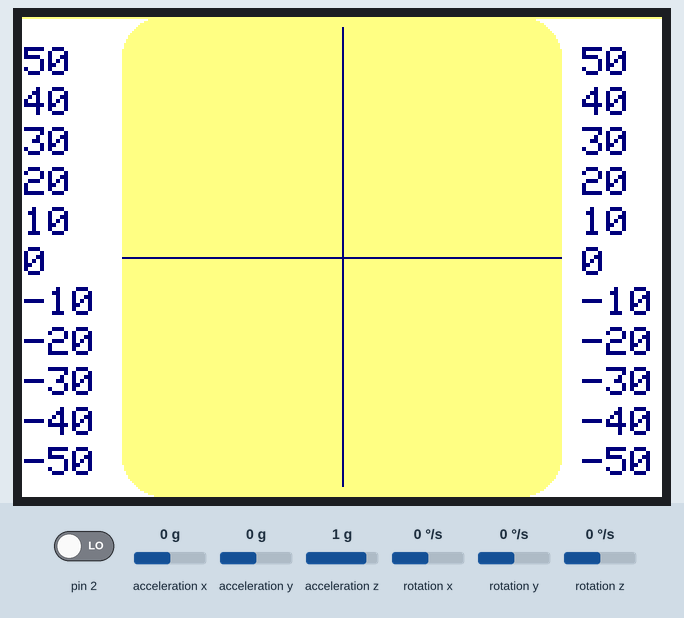
A sketch run on a simulated Arduino Uno, built with avr-gcc and run on an emulated ATmega328P. On the bench: 320×240 colour display. Inputs (shaded band) come from the test bench; at power-on: acceleration x 0 g, rotation z 0 °/s, acceleration z 1 g, acceleration y 0 g, pin 2 LOW, rotation x 0 °/s, rotation y 0 °/s. The sensor or clock chip raises its interrupt line as the real part does.

Above: at 3.9 s.
4.0 s: acceleration x set to -1.4 g
At 4.6 s:
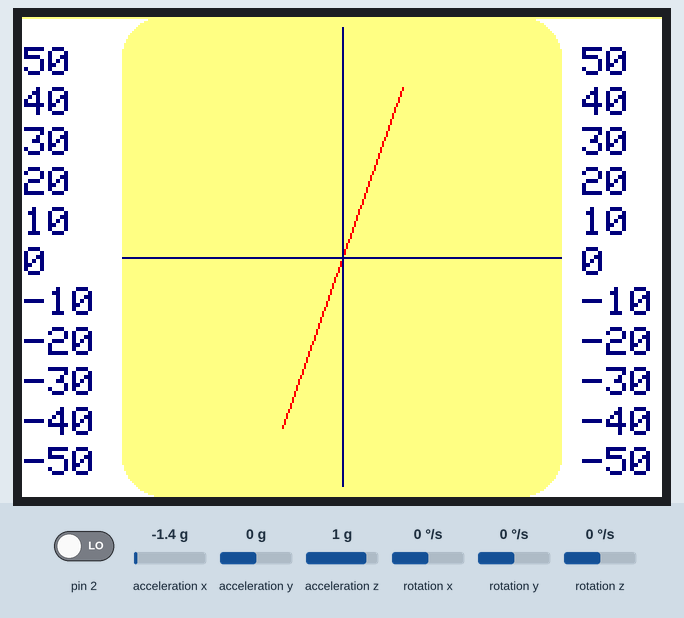
5.5 s: rotation z set to -192 °/s
At 5.76 s:
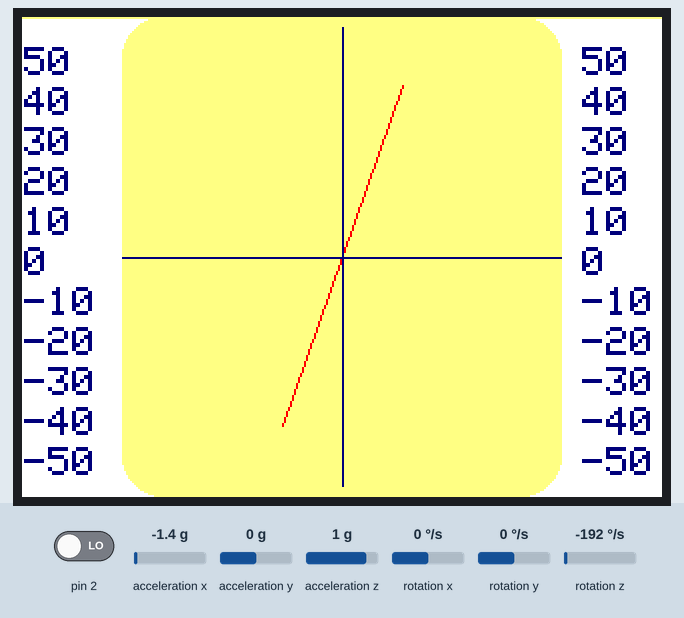
7.1 s: acceleration z set to -1.4 g
At 8.1 s:
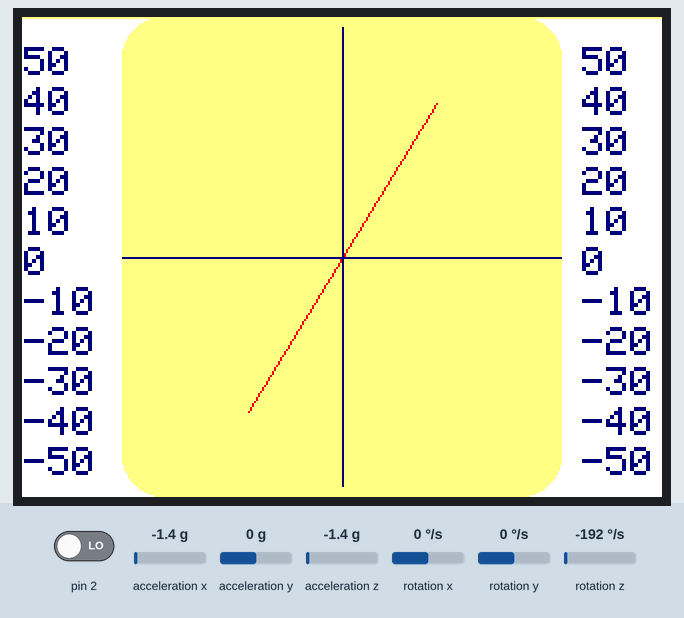
10.0 s: acceleration x set to 1.4 g
At 11.5 s:
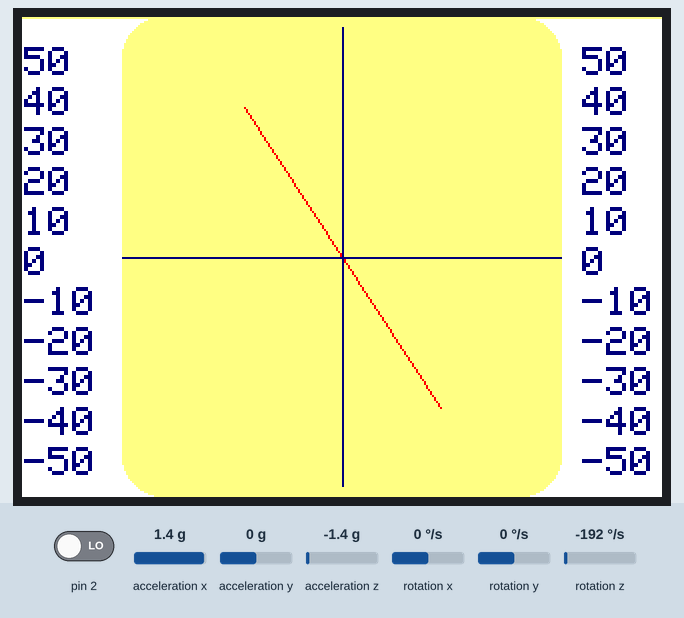
11.8 s: acceleration y set to -1.4 g
At 13.0 s:
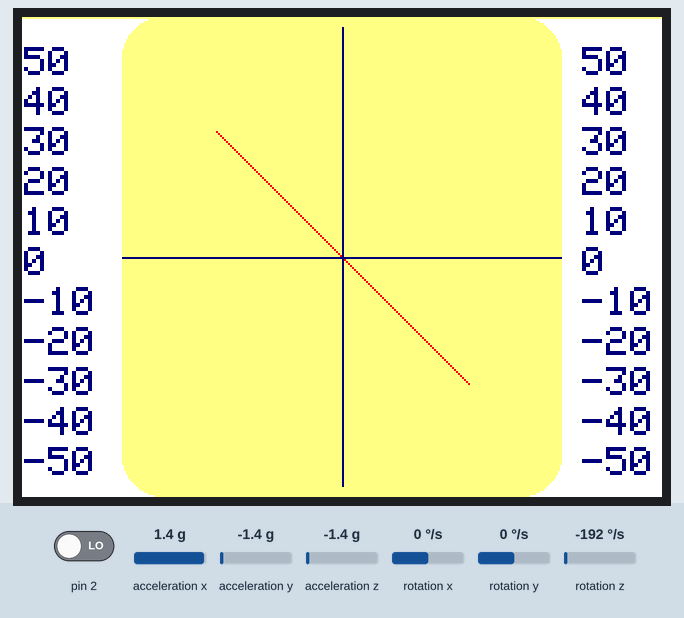
Timing chart, 0 to 14.3 s (numbered marks = the images above; inputs shaded):
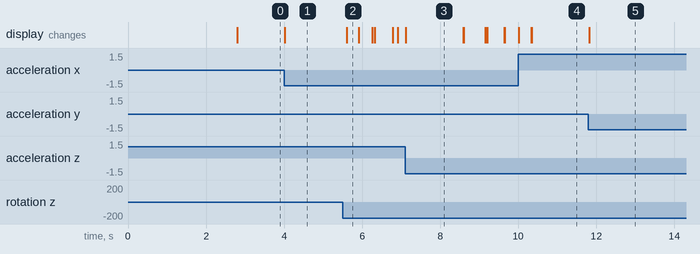

Measured:
- after the input at 4.0 s, the display: changes at once (image 1)
- after the input at 5.5 s, the display: changes after 0.11 s (image 2)
- after the input at 7.1 s, the display: changes at once (image 3)
- after the input at 10.0 s, the display: changes at once (image 4)
- after the input at 11.8 s, the display: changes at once (image 5)
- what the display in image 3 shows lasts 1.5 s, from 7.1 s to 8.6 s

The sketch:

Hoz_MPU6050_V2.ino
```cpp
// ****  Horizon artificiel avec MPU 6050    ******
// Le programme a tendance à bloquer au bout d'un certain temps.
// A vérifier  !!!!
// Updates should (hopefully) always be available at https://github.com/jrowberg/i2cdevlib
// Afficheur tactile 2.8 TFT TouchShield V2 ADA 1651.
// MPU 6050 ref. GY 521. Broche INT sur PIN 2 Arduino UNO.


#include "Adafruit_ILI9341.h"
#include "Adafruit_GFX.h"
#include "SPI.h"
// !!!!  Les librairies I2Cdev et MPU6050 doivent être installées !!!!
// !!!!  ainsi que la briairie pour écran TFT !!!!
#include "I2Cdev.h"

#include "MPU6050_6Axis_MotionApps20.h"
//#include "MPU6050.h" // not necessary if using MotionApps include file

// Arduino Wire library is required if I2Cdev I2CDEV_ARDUINO_WIRE implementation
// is used in I2Cdev.h
#if I2CDEV_IMPLEMENTATION == I2CDEV_ARDUINO_WIRE
    #include "Wire.h"
#endif

// class default I2C address is 0x68
// specific I2C addresses may be passed as a parameter here
// AD0 low = 0x68 (default for SparkFun breakout and InvenSense evaluation board)
// AD0 high = 0x69
MPU6050 mpu;
//MPU6050 mpu(0x69); // <-- use for AD0 high

#define OUTPUT_READABLE_YAWPITCHROLL

#define TFT_DC 9
#define TFT_CS 10

Adafruit_ILI9341 tft = Adafruit_ILI9341(TFT_CS, TFT_DC);

// MPU control/status vars
bool dmpReady = false;  // set true if DMP init was successful
uint8_t mpuIntStatus;   // holds actual interrupt status byte from MPU
uint8_t devStatus;      // return status after each device operation (0 = success, !0 = error)
uint16_t packetSize;    // expected DMP packet size (default is 42 bytes)
uint16_t fifoCount;     // count of all bytes currently in FIFO
uint8_t fifoBuffer[64]; // FIFO storage buffer

// orientation/motion vars
Quaternion q;           // [w, x, y, z]         quaternion container
VectorInt16 aa;         // [x, y, z]            accel sensor measurements
VectorInt16 aaReal;     // [x, y, z]            gravity-free accel sensor measurements
VectorInt16 aaWorld;    // [x, y, z]            world-frame accel sensor measurements
VectorFloat gravity;    // [x, y, z]            gravity vector
float euler[3];         // [psi, theta, phi]    Euler angle container
float ypr[3];           // [yaw, pitch, roll]   yaw/pitch/roll container and gravity vector

// packet structure for InvenSense teapot demo
//uint8_t teapotPacket[14] = { '$', 0x02, 0,0, 0,0, 0,0, 0,0, 0x00, 0x00, '\r', '\n' };

int axe_x;
int axe_y;
int axe_xm;
int axe_ym;
int mes;
int var_y=120;
int var_ym;
// ================================================================
// ===               INTERRUPT DETECTION ROUTINE                ===
// ================================================================

volatile bool mpuInterrupt = false;     // indicates whether MPU interrupt pin has gone high
void dmpDataReady() {
    mpuInterrupt = true;
}


// ================================================================
// ===                      INITIAL SETUP                       ===
// ================================================================

void setup() {

	tft.begin();
    // join I2C bus (I2Cdev library doesn't do this automatically)
    #if I2CDEV_IMPLEMENTATION == I2CDEV_ARDUINO_WIRE
        Wire.begin();
        TWBR = 24; // 400kHz I2C clock (200kHz if CPU is 8MHz). Comment this line if having compilation difficulties with TWBR.
    #elif I2CDEV_IMPLEMENTATION == I2CDEV_BUILTIN_FASTWIRE
        Fastwire::setup(400, true);
    #endif

    // initialize serial communication
    // (115200 chosen because it is required for Teapot Demo output, but it's
    // really up to you depending on your project)
    //Serial.begin(115200);
    //while (!Serial); // wait for Leonardo enumeration, others continue immediately

    // initialize device
    // =Serial.println(F("Initializing I2C devices..."));
    mpu.initialize();

    // verify connection
    // =Serial.println(F("Testing device connections..."));
    // =Serial.println(mpu.testConnection() ? F("MPU6050 connection successful") : F("MPU6050 connection failed"));

    // wait for ready
	delay(2000);
	/*
    Serial.println(F("\nSend any character to begin DMP programming and demo: "));
    while (Serial.available() && Serial.read()); // empty buffer
    while (!Serial.available());                 // wait for data
    while (Serial.available() && Serial.read()); // empty buffer again
	*/
    // load and configure the DMP
    // =Serial.println(F("Initializing DMP..."));
    devStatus = mpu.dmpInitialize();

    // supply your own gyro offsets here, scaled for min sensitivity
    mpu.setXGyroOffset(220);
    mpu.setYGyroOffset(76);
    mpu.setZGyroOffset(-85);
    mpu.setZAccelOffset(1788); // 1688 factory default for my test chip

    // make sure it worked (returns 0 if so)
    if (devStatus == 0) {
        // turn on the DMP, now that it's ready
        // =Serial.println(F("Enabling DMP..."));
        mpu.setDMPEnabled(true);

        // enable Arduino interrupt detection
        // =Serial.println(F("Enabling interrupt detection (Arduino external interrupt 0)..."));
        attachInterrupt(0, dmpDataReady, RISING);
        mpuIntStatus = mpu.getIntStatus();

        // set our DMP Ready flag so the main loop() function knows it's okay to use it
        // =Serial.println(F("DMP ready! Waiting for first interrupt..."));
        dmpReady = true;

        // get expected DMP packet size for later comparison
        packetSize = mpu.dmpGetFIFOPacketSize();
    } else {
        // ERROR!
        // 1 = initial memory load failed
        // 2 = DMP configuration updates failed
        // (if it's going to break, usually the code will be 1)
        // =Serial.print(F("DMP Initialization failed (code "));
        // =Serial.print(devStatus);
        // =Serial.println(F(")"));
    }

	tft.setRotation(1);
	tft.fillScreen(ILI9341_WHITE);
	tft.fillRoundRect(50,0,220,240,20,tft.color565(255,255,128));
	tft.drawFastHLine(50,120,220,ILI9341_NAVY);
	tft.setCursor(0,0);
	tft.setTextColor(ILI9341_NAVY);
	tft.setTextSize(2);

	for (int count_p = 0; count_p <= 50; count_p += 10)
	{
		tft.setCursor(1, 115 - (count_p*2));
		tft.print(count_p);
	}
	for (int count_p = 10; count_p <= 50; count_p += 10)
	{
		tft.setCursor(1, 115 + (count_p*2));
		tft.print(- count_p);
	}

	for (int count_p = 0; count_p <= 50; count_p += 10)
	{
		tft.setCursor(280, 115 - (count_p*2));
		tft.print(count_p);
	}
	for (int count_p = 10; count_p <= 50; count_p += 10)
	{
		tft.setCursor(280, 115 + (count_p*2));
		tft.print(- count_p);
	}

}

// ================================================================
// ===                    MAIN PROGRAM LOOP                     ===
// ================================================================

void loop() {
    // if programming failed, don't try to do anything
    if (!dmpReady) return;

    // wait for MPU interrupt or extra packet(s) available
    while (!mpuInterrupt && fifoCount < packetSize) {
        // other program behavior stuff here
    }

    // reset interrupt flag and get INT_STATUS byte
    mpuInterrupt = false;
    mpuIntStatus = mpu.getIntStatus();

    // get current FIFO count
    fifoCount = mpu.getFIFOCount();
	//

    // check for overflow (this should never happen unless our code is too inefficient)
    if ((mpuIntStatus & 0x10) || fifoCount == 1024) {
        // reset so we can continue cleanly
        mpu.resetFIFO();
        //Serial.println(F("FIFO overflow!"));

    // otherwise, check for DMP data ready interrupt (this should happen frequently)
    } else if (mpuIntStatus & 0x02) {
        // wait for correct available data length, should be a VERY short wait
        while (fifoCount < packetSize) fifoCount = mpu.getFIFOCount();

        // read a packet from FIFO
        mpu.getFIFOBytes(fifoBuffer, packetSize);
        mpu.resetFIFO();  // *** ligne en plus pour éviter bug !! ***
        // track FIFO count here in case there is > 1 packet available
        // (this lets us immediately read more without waiting for an interrupt)
        fifoCount -= packetSize;

        #ifdef OUTPUT_READABLE_YAWPITCHROLL
            // display Euler angles in degrees
            mpu.dmpGetQuaternion(&q, fifoBuffer);
            mpu.dmpGetGravity(&gravity, &q);
            mpu.dmpGetYawPitchRoll(ypr, &q, &gravity);
			/*
            Serial.print("ypr\t");
            Serial.print(ypr[0] * 180/M_PI);
            Serial.print("\t");
            Serial.print(ypr[1] * 180/M_PI);
            Serial.print("\t");
            Serial.println(ypr[2] * 180/M_PI);
			*/
        #endif

		ypr[1] = ((ypr[1] * 180.0/M_PI));         // Roulis
		ypr[2] = ((ypr[2] * 180.0/M_PI)) * 1.36;  // Tangage
		if (ypr[2] < 0 && ypr[2] >= -50)
		{
			var_y = 120 + (ypr[2] * 2);
		}
		else if (ypr[2] >= 0 && ypr[2] <= 50)
		{
			var_y = 120 + (ypr[2] * 2);
		}

		int y = map(ypr[1] , -140, 140, 0, 360);

		axe_x = 160 - cos((y * 3.141593) / 180.0) * 90.0;
		axe_y = var_y - sin((y * 3.141593) / 180.0) * 90.0;

		if (axe_xm != axe_x || axe_ym != axe_y || var_ym != var_y)
		{
			tft.drawLine(axe_xm, axe_ym, 320 - axe_xm, (var_ym * 2) - axe_ym, tft.color565(255,255,128));
			//tft.drawCircle(320 - axe_xm, 240 -axe_ym, 4, ILI9341_WHITE);

			tft.drawLine(axe_x, axe_y, 320 - axe_x, (var_y * 2) - axe_y, ILI9341_RED);
			//tft.drawCircle(320 - axe_x, 240 -axe_y, 4, ILI9341_RED);
			tft.drawFastHLine(50, 120, 220, ILI9341_NAVY);
			tft.drawFastVLine(160, 5, 230, ILI9341_NAVY);
			axe_xm = axe_x;
			axe_ym = axe_y;
			var_ym = var_y;
		}

    }
}
```
